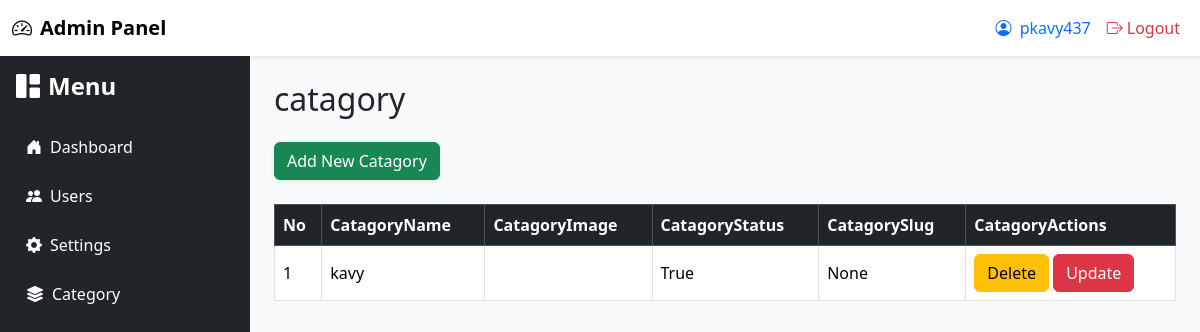
/myadmin/category/ (signed in), run on the app's committed database.
### dboard/models.py (models this page shows)
class cats(models.Model):
    Cate_name = models.CharField(max_length=20)
    cate_image = models.ImageField(upload_to="category_images")
    cate_status = models.BooleanField(default=True)
    cateslug = models.SlugField(null=True, blank=True)

### dboard/views.py (the view)
# urls.py: path('category/',views.category, name='category'),
def category(request):
    tables = cats.objects.all()
    return render(request,"category.html",{"tables":tables})

### dboard/templates/category.html (shortened to what this page needs)
{%extends "masteradmin.html"%}
{% block start%}
<div class="flex-grow-1 p-4">
  <h2 class="mb-4">catagory</h2>
  <a href="/myadmin/category_add/" class="btn btn-success shadow-sm mb-4">Add New Catagory</a>
  <div class="table-responsive">
    <table class="table table-bordered table-hover align-middle">
      <thead class="table-dark">
        <tr>
          <th>No</th>
          <th>CatagoryName</th>
          <th>CatagoryImage</th>
          <th>CatagoryStatus</th>
          <th>CatagorySlug</th>
          <th>CatagoryActions</th>
        </tr>
      </thead>
      {% for table in tables%}
      <tr>
        <td>{{forloop.counter}}</td>
        <td>{{table.Cate_name}}</td>
        <td>
        </td>
        <td>{{table.cate_status}}</td>
        <td>{{table.cateslug}}</td>
        <td>
          <a href="{% url 'delte_category' table.id %}" class="btn btn-warning">Delete</a>
          <button class="btn btn-danger">Update</button>
        </td>
      </tr>
      {% endfor %}
    </table>
  </div>
</div>
</div>
</body>
</html>
{% endblock %}

### dboard/templates/masteradmin.html (style rules this page uses)
body { background-color: #f8f9fa; }

### data on the page
cats: Cate_name "kavy", cate_status "True", cateslug "None"

### other printed values
{{ request.session.name }} "pkavy437"
